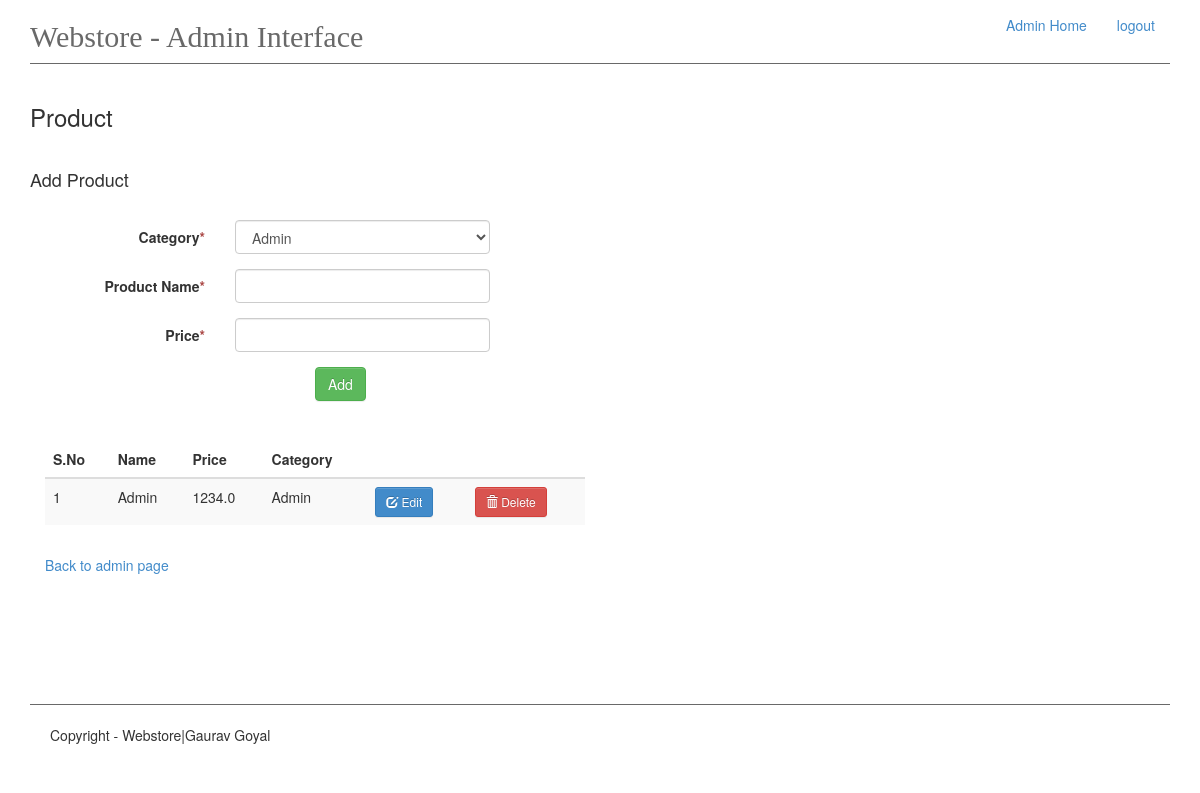
/admin/product/add (signed in), run on an earlier commit of the app's database.
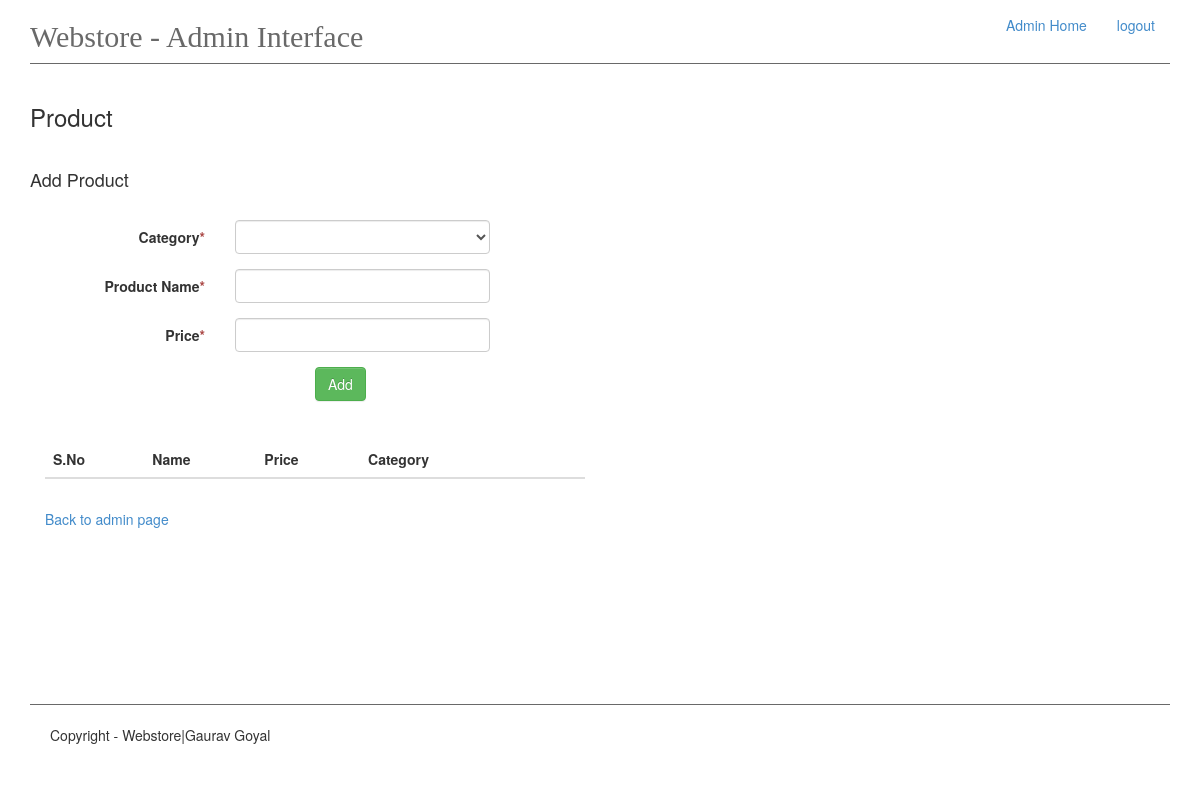
And on a later commit of the database.
### app/models.py (models this page shows, shortened)
class Product(db.Model):
    id = db.Column(db.Integer, primary_key=True)
    name = db.Column(db.String(50), unique=True, index=True)
    price = db.Column(db.Float, index=True)
    category_id = db.Column(db.Integer, db.ForeignKey('category.id'))
    cart = db.relationship('Cart', backref='products', lazy='dynamic')

class Category(db.Model):
    id = db.Column(db.Integer, primary_key=True)
    name = db.Column(db.String(50), unique=True, index=True)
    products = db.relationship('Product', backref='category', lazy='dynamic')
    def __repr__(self):
        return self.name

### app/views.py (the view)
@app.route('/admin/product/add', methods=['GET', 'POST'])
@login_required
def add_product():
    form = ProductForm()
    if form.validate_on_submit():
        product = Product(name=form.name.data.title(), price=form.price.data, category=form.category.data)
        db.session.add(product)
        db.session.commit()
        flash(product.name + " added", 'text-success')
        return redirect(url_for('add_product'))
    product = Product.query.all()
    return render_template('admin-panel/product.html', form=form, product=product)

### app/forms.py
class ProductForm(Form):
    category = QuerySelectField(u'Category', query_factory=get_category)
    name = TextField('Product Name', validators=[Required('Product name is required.')])
    price = DecimalField('Price', validators=[Required('Price is required')])

### app/__init__.py (called while the page is built)
@admin_login.user_loader
def load_user(id):
    return Admin.query.get(int(id))

### app/forms.py (called while the page is built)
def get_category():
    return Category.query.all()

### app/templates/admin-panel/product.html (shortened to what this page needs)
{% extends 'admin-panel/admin.html' %}
{% block content %}
    <h3>Product</h3>
    <br>
    <h4>Add Product</h4>
    <br>
    <form class="form-horizontal" method="post" enctype= "multipart/form-data">
        {% for field in form if field.widget.input_type != 'hidden' %}
            <div class="col-md-12">
                <div class="form-group">
                    <label class="col-md-2 control-label">  {{ field.label }}<span class="text-danger">*</span></label>
                    <div class="col-md-3"> {{ field(class_='form-control') }}</div>
                    <div class="col-md-6">
                    </div>
                </div >
            </div>
        {% endfor %}
        <div class="control-group">
            <div class="controls col-md-offset-3">
                <input type="submit" class="btn btn-success" value="Add">
            </div>
        </div>
    </form>
    <br>
    <br>
    <div class="col-md-6">
        <table class="table table-striped table-responsive col-md-6" id="cart_table">
            <thead>
            <tr>
                <th>S.No</th>
                <th>Name</th>
                <th>Price</th>
                <th>Category</th>
                <th></th>
                <th></th>
            </tr>
            </thead>
            <tbody>
            {% for item in product %}
                <tr>
                    <td>{{ loop.index }}</td>
                    <td>{{ item.name }}</td>
                    <td>{{ item.price }}</td>
                    <td>{{ item.category }}</td>
                    <td>
                        <a href="{{ url_for('edit_product', pk=item.id)}}" class="btn btn-sm btn-primary">
                            <span class="glyphicon glyphicon-edit"></span> Edit</a>
                    </td>
                    <td>
                        <a href="{{ url_for('delete_product', pk=item.id) }}" class="btn btn-sm btn-danger">
                            <span class="glyphicon glyphicon-trash"></span>
                            Delete</a>
                    </td>
                </tr>
            {% endfor %}
            </tbody>
        </table>
    </div>
    <br>
    <div class="col-md-12"><a href="{{ url_for('admin_base') }}">Back to admin page</a></div>
{% endblock %}

What changed in the data, as far as the page shows it:
removed Product: name "Admin", price "1234.0", category "Admin"
Also different on the page:
form field category: "Admin" → (not shown)
